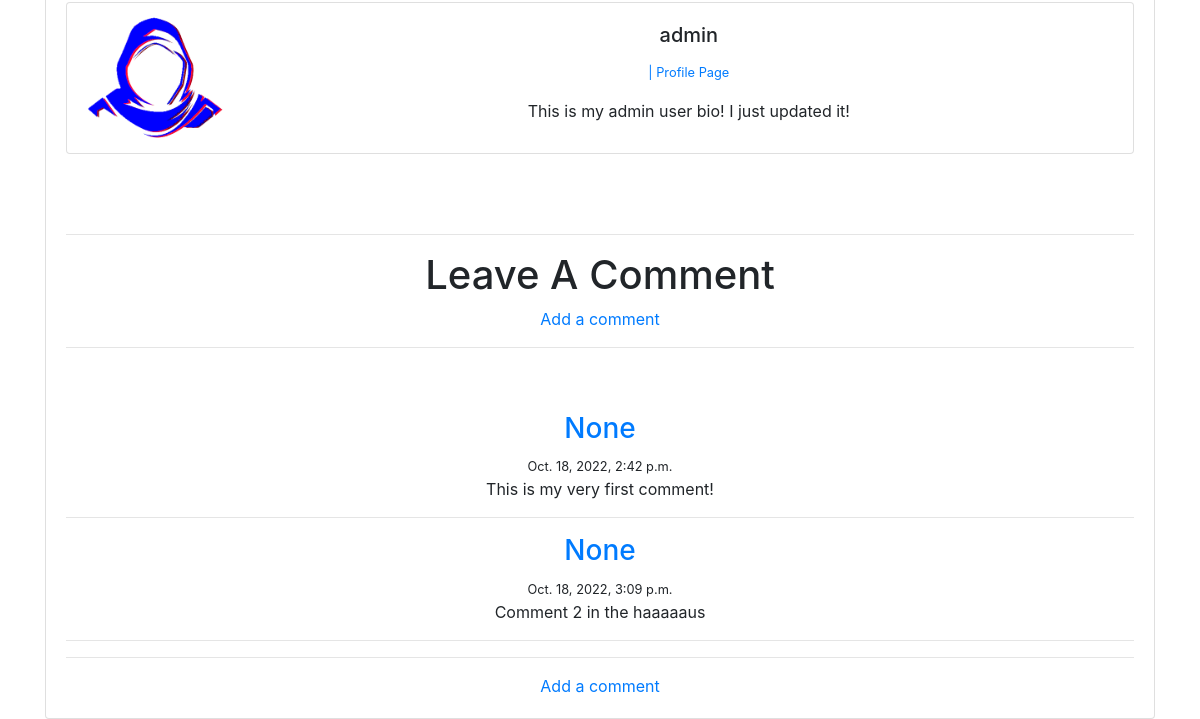
The page /article/23 (lower part) on the database as committed earlier.
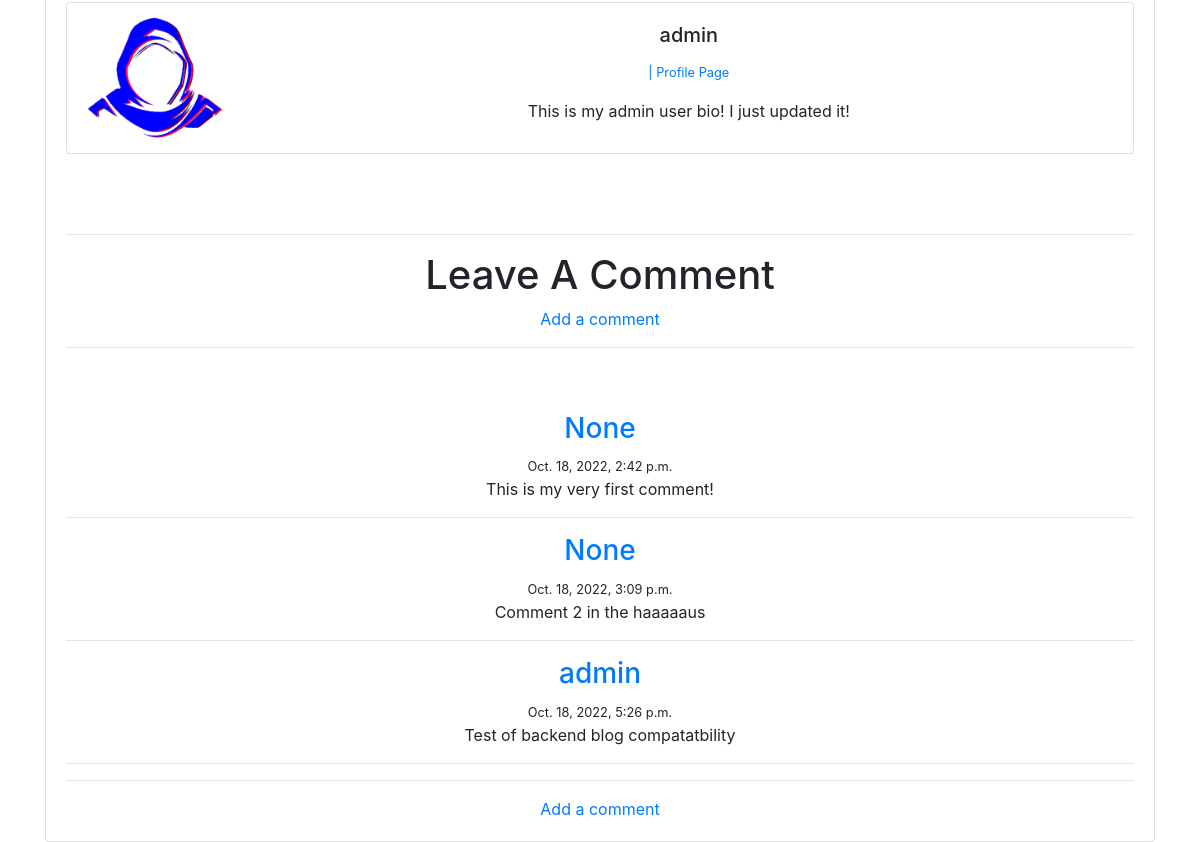
The same page on the database as committed later.
### blogroot/models.py (models this page shows, shortened)
class Post(models.Model):
	title = models.CharField(max_length=255) #max char length
	header_image = models.ImageField(null=True, blank=True, upload_to="images/")
	title_tag = models.CharField(max_length=255)
	author = models.ForeignKey(User, null=True, on_delete=models.CASCADE)
	body = RichTextField(blank=True, null=True) #initialise ckeditor on body
	name = "Apollo Blog"
	post_date = models.DateField(auto_now_add = True)
	category = models.CharField(max_length=255, default='development')
	snippet = models.CharField(max_length=140)
	likes = models.ManyToManyField(User, related_name='blog_posts')
	def total_likes(self):
		return self.likes.count()

class Profile(models.Model):
	user = models.OneToOneField(User, null=True, on_delete=models.CASCADE)
	bio = models.TextField()
	profile_pic = models.ImageField(null=True, blank=True, upload_to="images/profile/")
	website_url = models.CharField(max_length=255, null=True, blank=True,)
	FB_url = models.CharField(max_length=255, null=True, blank=True,)
	twitter_url = models.CharField(max_length=255, null=True, blank=True,)
	instagram_url = models.CharField(max_length=255, null=True, blank=True,)
	pinterest_url = models.CharField(max_length=255, null=True, blank=True,)

class Comment(models.Model):
	post = models.ForeignKey(Post, related_name="comments", on_delete=models.CASCADE)
	author = models.ForeignKey(User, null=True, on_delete=models.CASCADE)
	body = models.TextField()
	date_added = models.DateTimeField(auto_now_add = True)

### blogroot/views.py (the view)
# urls.py: path('article/<int:pk>', ArticleDetailView.as_view(), name='article_detail'),
class ArticleDetailView(DetailView):
	model = Post
	template_name = 'article_detail.html'
	def get_context_data(self, *args, **kwargs):
		cat_menu = Category.objects.all()
		context = super(ArticleDetailView, self).get_context_data(*args, **kwargs)
		post_by_id = get_object_or_404(Post, id=self.kwargs['pk'])#Looks up article detail by id
		total_likes = post_by_id.total_likes()
		liked = False
		if post_by_id.likes.filter(id=self.request.user.id).exists():
			liked = True
		context["cat_menu"] = cat_menu
		context["total_likes"] = total_likes #how many likes to display on article_detail
		context["liked"] = liked
		return context

### blogroot/models.py (called while the page is built)
	def __str__(self):
		return self.name

### blogroot/templates/article_detail.html (shortened to what this page needs)
{% extends 'base.html' %}
{% load static %}
{% block content %}
{% if user.is_authenticated %}
<div class="card" align=center>
<div class="card-body" align=center>
<h1 class="card-title"align=center>{{ post.title }}</h1>
<h2 class="card-subtitle mb-2 text-muted" align=center >By: {{ post.author.username }} -
{{post.post_date}} - <a href="{% url 'category' post.category|slugify %}"> {{ post.category }} </a></h2>
{% if user.id == post.author.id%}
<small><a href="{% url 'update_post' post.pk %}" class="btn btn-secondary btn-sm">Edit</a>
<a href="{% url 'delete_post' post.pk %}" class="btn btn-danger btn-sm">Delete</a></small></h4>
{% endif %}
<hr>
<br/>
{% if post.header_image %}
	<img class="card-img-top" src="{{ post.header_image.url }}" alt="Card image cap"> <br/> <br/>
	{% endif %}
<p class="card-text" align=center> {{ post.body|safe }}</p>
<br />
<hr>
<form action="{% url 'like_post' post.pk %}" method="POST">
	<!--template tag referencing Cross Site Request Forgeries
	middleware providing easy protection thorough a simple tag.
	 -->
	{% csrf_token %}
	{% if liked %}
	<button type="submit", name="post_id", value="{{ post.id }}", class="btn btn-danger">Unlike</button>
	{% else %}
	<button type="submit", name="post_id", value="{{ post.id }}", class="btn btn-secondary">Like</button>
	{% endif %}
	 {{ total_likes }} Likes
	<a href="{% url 'home' %}" class="btn btn-primary"> Back to Home </a>
{% else %}
<div class="card" align= center>
<div class="card-body" align= center>
{% if post.header_image %}
	<img class="card-img-top" src="{{ post.header_image.url }}" alt="Card image cap"> <br/> <br/>
{% endif %}
<br/>
<br/>
<br />
{% endif %}
<br/><br/>
<div class="card mb-3">
  <div class="row no-gutters">
  	<div class="col-md-2">
{% if post.author.profile.profile_pic %}
  		<img src= "{{ post.author.profile.profile_pic.url}}"
  		width=150 height=150 class="rounded-circle">
{% else %}
  	 <img src= "{% static 'images/default.png' %}">
{% endif %}
</div>
<div class="col-md-10">
  <div class="card-body">
<h5 class="card-title">
   	{{ post.author.username }}
</h5>
	<p class="card-text"><small class="text-muted">
		<a href="{% url 'show_profile_page' post.author.profile.id %}"> | Profile Page </a>
    </small></p>
    <p class="card-text">
    {{ post.author.profile.bio }}
		</p>
  </div>
</div>
</div>
</div>
<br/> <br/>
<hr>
<h1 align="center"> Leave A Comment </h1>
<a href="{% url 'add_comment' post.pk %}"> Add a comment </a><br/>
<hr>
<br/>
<br/>
{% if not post.comments.all %}
	No Comments Yet, Be The First!
	Add One</a>
{% else %}
		{% for comment in post.comments.all %}
		<strong>
			<h3 class="text-muted">
			<a href ="#" > {{ comment.author }} </a> </h3> <small> {{ comment.date_added }} </small>
		</strong>
		<br/>
		{{ comment.body }}
		<hr>
	{% endfor %}
	<hr>
<a href="{% url 'add_comment' post.pk %}"> Add a comment </a>
{% endif %}
{% endblock %}

### blogroot/templates/base.html (shortened to what this page needs)
<!doctype html>
<html lang="en">
  <head>
    <link rel="stylesheet" href="https://cdn.jsdelivr.net/npm/bootstrap@4.4.1/dist/css/bootstrap.min.css">
  </head>
  <body>
<br/>
<div class="container">
  {% block content %}
  {% endblock %}
</div>
  </body>
</html>

Rows that differ between the two databases and show on the page:
added Comment: author "admin", date_added "Oct. 18, 2022, 5:26 p.m.", body "Test of backend blog compatatbility"
